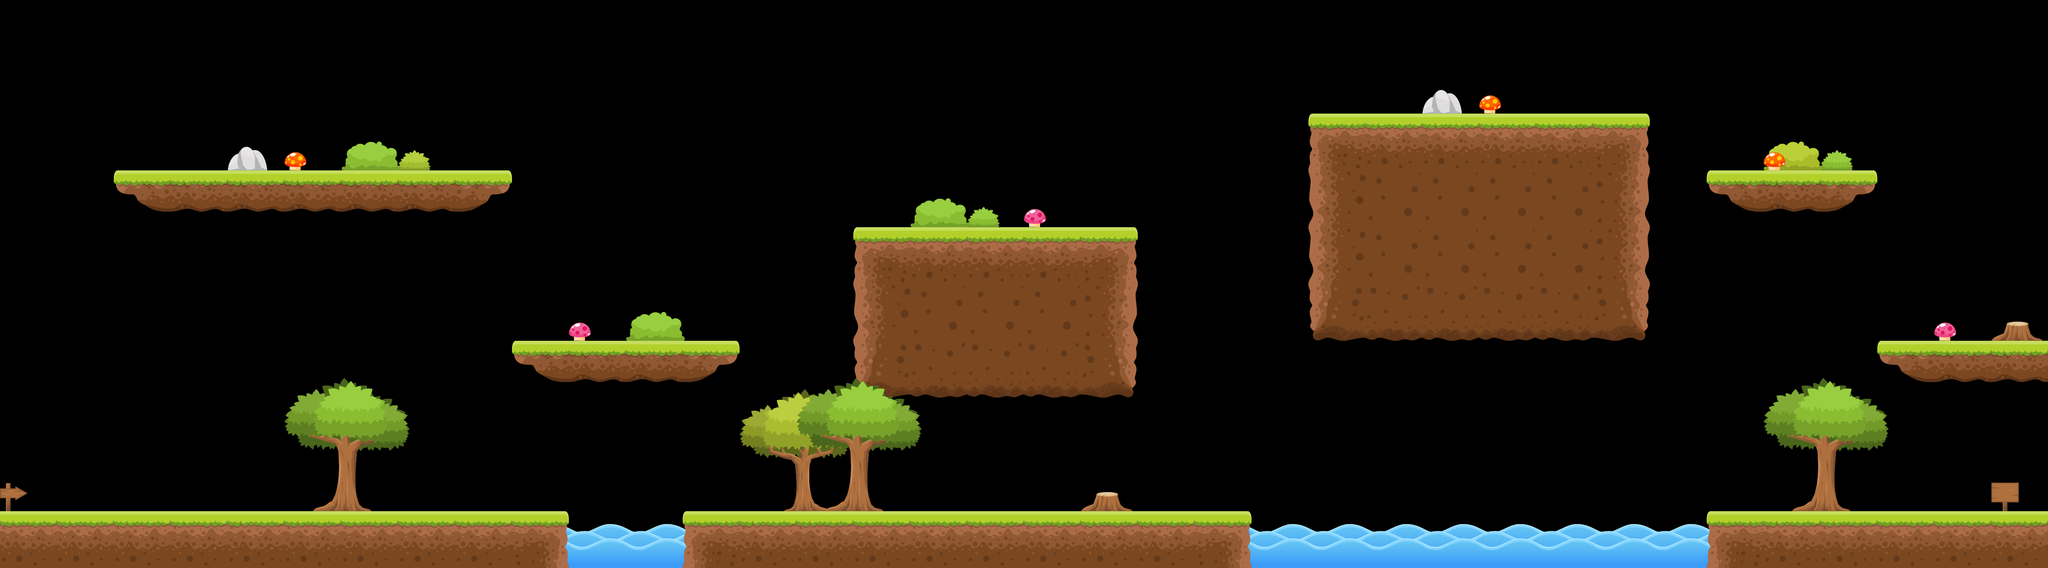

Below is a game level as drawn by its tile map, then a one-line description and the .tmx file that defines it, in full:
An orthogonal 36x10 tile map with 128x128 px tiles, 4 tile layers (water, tiles, nonMovable, eatables).

<map version="1.0" tiledversion="1.1.5" orientation="orthogonal" renderorder="right-down" width="36" height="10" tilewidth="128" tileheight="128" infinite="0" nextobjectid="1">
 <tileset firstgid="1" source="original.tsx" />
 <layer name="water" width="36" height="10">
  <data encoding="csv">
0,0,0,0,0,0,0,0,0,0,0,0,0,0,0,0,0,0,0,0,0,0,0,0,0,0,0,0,0,0,0,0,0,0,0,0,
0,0,0,0,0,0,0,0,0,0,0,0,0,0,0,0,0,0,0,0,0,0,0,0,0,0,0,0,0,0,0,0,0,0,0,0,
0,0,0,0,0,0,0,0,0,0,0,0,0,0,0,0,0,0,0,0,0,0,0,0,0,0,0,0,0,0,0,0,0,0,0,0,
0,0,0,0,0,0,0,0,0,0,0,0,0,0,0,0,0,0,0,0,0,0,0,0,0,0,0,0,0,0,0,0,0,0,0,0,
0,0,0,0,0,0,0,0,0,0,0,0,0,0,0,0,0,0,0,0,0,0,0,0,0,0,0,0,0,0,0,0,0,0,0,0,
0,0,0,0,0,0,0,0,0,0,0,0,0,0,0,0,0,0,0,0,0,0,0,0,0,0,0,0,0,0,0,0,0,0,0,0,
0,0,0,0,0,0,0,0,0,0,0,0,0,0,0,0,0,0,0,0,0,0,0,0,0,0,0,0,0,0,0,0,0,0,0,0,
0,0,0,0,0,0,0,0,0,0,0,0,0,0,0,0,0,0,0,0,0,0,0,0,0,0,0,0,0,0,0,0,0,0,0,0,
0,0,0,0,0,0,0,0,0,0,0,0,0,0,0,0,0,0,0,0,0,0,0,0,0,0,0,0,0,0,0,0,0,0,0,0,
0,0,0,0,0,0,0,0,0,17,17,17,17,0,0,0,0,0,0,0,0,17,17,17,17,17,17,17,17,17,17,0,0,0,0,0
</data>
 </layer>
 <layer name="tiles" width="36" height="10">
  <data encoding="csv">
0,0,0,0,0,0,0,0,0,0,0,0,0,0,0,0,0,0,0,0,0,0,0,0,0,0,0,0,0,0,0,0,0,0,0,0,
0,0,0,0,0,0,0,0,0,0,0,0,0,0,0,0,0,0,0,0,0,0,0,0,0,0,0,0,0,0,0,0,0,0,0,0,
0,0,0,0,0,0,0,0,0,0,0,0,0,0,0,0,0,0,0,0,0,0,0,1,2,2,2,2,3,0,0,0,0,0,0,0,
0,0,32,33,33,33,33,33,34,0,0,0,0,0,0,0,0,0,0,0,0,0,0,4,5,5,5,5,6,0,32,33,34,0,0,0,
0,0,0,0,0,0,0,0,0,0,0,0,0,0,0,1,2,2,2,3,0,0,0,4,5,5,5,5,6,0,0,0,0,0,0,0,
0,0,0,0,0,0,0,0,0,0,0,0,0,0,0,4,5,5,5,6,0,0,0,12,9,9,9,9,16,0,0,0,0,0,0,0,
0,0,0,0,0,0,0,0,0,32,33,33,34,0,0,12,9,9,9,16,0,0,0,0,0,0,0,0,0,0,0,0,0,32,33,33,
0,0,0,0,0,0,0,0,0,0,0,0,0,0,0,0,0,0,0,0,0,0,0,0,0,0,0,0,0,0,0,0,0,0,0,0,
0,0,0,0,0,0,0,0,0,0,0,0,0,0,0,0,0,0,0,0,0,0,0,0,0,0,0,0,0,0,0,0,0,0,0,0,
2,2,2,2,2,2,2,2,2,3,0,0,1,2,2,2,2,2,2,2,2,3,0,0,0,0,0,0,0,0,1,2,2,2,2,2
</data>
 </layer>
 <layer name="nonMovable" width="36" height="10">
  <data encoding="csv">
0,0,0,0,0,0,0,0,0,0,0,0,0,0,0,0,0,0,0,0,0,0,0,0,0,0,0,0,0,0,0,0,0,0,0,0,
0,0,0,0,0,0,0,0,0,0,0,0,0,0,0,0,0,0,0,0,0,0,0,0,0,28,0,0,0,0,0,0,0,0,0,0,
0,0,0,0,28,0,19,22,0,0,0,0,0,0,0,0,0,0,0,0,0,0,0,0,0,0,0,0,0,0,0,20,21,0,0,0,
0,0,0,0,0,0,0,0,0,0,0,0,0,0,0,0,19,21,0,0,0,0,0,0,0,0,0,0,0,0,0,0,0,0,0,0,
0,0,0,0,0,0,0,0,0,0,0,0,0,0,0,0,0,0,0,0,0,0,0,0,0,0,0,0,0,0,0,0,0,0,0,0,
0,0,0,0,0,0,0,0,0,0,0,19,0,0,0,0,0,0,0,0,0,0,0,0,0,0,0,0,0,0,0,0,0,0,0,29,
0,0,0,0,0,0,0,0,0,0,0,0,0,0,0,0,0,0,0,0,0,0,0,0,0,0,0,0,0,0,0,0,0,0,0,0,
0,0,0,0,0,0,0,0,0,0,0,0,0,0,0,0,0,0,0,0,0,0,0,0,0,0,0,0,0,0,0,0,0,0,0,0,
27,0,0,0,0,30,0,0,0,0,0,0,0,31,30,0,0,0,0,29,0,0,0,0,0,0,0,0,0,0,0,30,0,0,0,26,
0,0,0,0,0,0,0,0,0,0,0,0,0,0,0,0,0,0,0,0,0,0,0,0,0,0,0,0,0,0,0,0,0,0,0,0
</data>
 </layer>
 <layer name="eatables" width="36" height="10">
  <data encoding="csv">
0,0,0,0,0,0,0,0,0,0,0,0,0,0,0,0,0,0,0,0,0,0,0,0,0,0,0,0,0,0,0,0,0,0,0,0,
0,0,0,0,0,0,0,0,0,0,0,0,0,0,0,0,0,0,0,0,0,0,0,0,0,0,25,0,0,0,0,0,0,0,0,0,
0,0,0,0,0,25,0,0,0,0,0,0,0,0,0,0,0,0,0,0,0,0,0,0,0,0,0,0,0,0,0,25,0,0,0,0,
0,0,0,0,0,0,0,0,0,0,0,0,0,0,0,0,0,0,24,0,0,0,0,0,0,0,0,0,0,0,0,0,0,0,0,0,
0,0,0,0,0,0,0,0,0,0,0,0,0,0,0,0,0,0,0,0,0,0,0,0,0,0,0,0,0,0,0,0,0,0,0,0,
0,0,0,0,0,0,0,0,0,0,24,0,0,0,0,0,0,0,0,0,0,0,0,0,0,0,0,0,0,0,0,0,0,0,24,0,
0,0,0,0,0,0,0,0,0,0,0,0,0,0,0,0,0,0,0,0,0,0,0,0,0,0,0,0,0,0,0,0,0,0,0,0,
0,0,0,0,0,0,0,0,0,0,0,0,0,0,0,0,0,0,0,0,0,0,0,0,0,0,0,0,0,0,0,0,0,0,0,0,
0,0,0,0,0,0,0,0,0,0,0,0,0,0,0,0,0,0,0,0,0,0,0,0,0,0,0,0,0,0,0,0,0,0,0,0,
0,0,0,0,0,0,0,0,0,0,0,0,0,0,0,0,0,0,0,0,0,0,0,0,0,0,0,0,0,0,0,0,0,0,0,0
</data>
 </layer>
</map>
